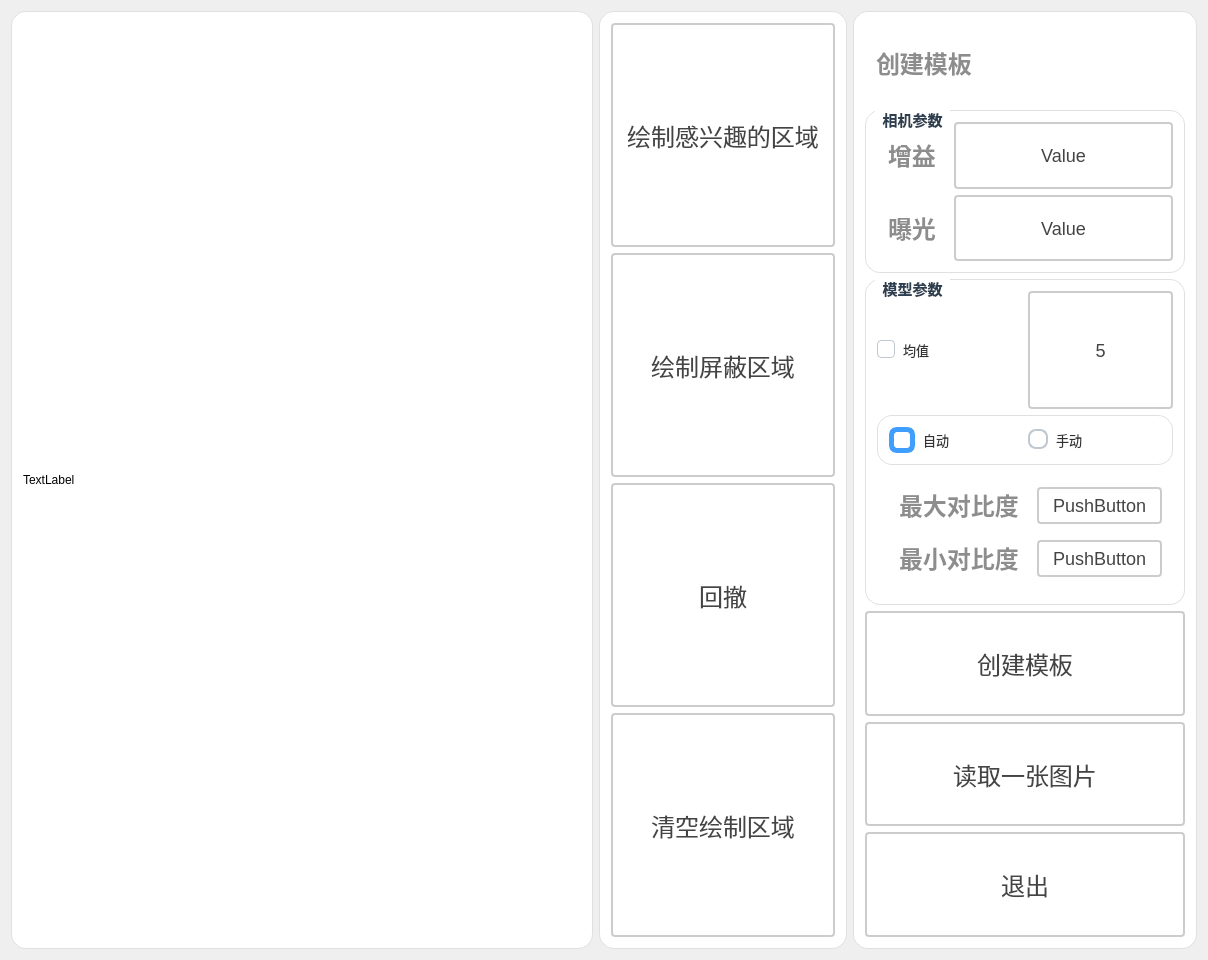
<?xml version="1.0" encoding="UTF-8"?>
<ui version="4.0">
 <class>Dlg_createshapemodelClass</class>
 <widget class="QDialog" name="Dlg_createshapemodelClass">
  <property name="geometry">
   <rect>
    <x>0</x>
    <y>0</y>
    <width>1208</width>
    <height>960</height>
   </rect>
  </property>
  <property name="windowTitle">
   <string>Dlg_createshapemodel</string>
  </property>
  <layout class="QGridLayout" name="gridLayout_5">
   <item row="0" column="0">
    <layout class="QHBoxLayout" name="horizontalLayout_16" stretch="3,1,1">
     <item>
      <widget class="QGroupBox" name="gBoix_ImageDisplay_2">
       <property name="styleSheet">
        <string notr="true">QGroupBox {
    font-size: 20px;
    font-weight: bold;
    background-color: rgb(255, 255, 255);
    border: 1px solid #e0e0e0;
    border-radius: 2px;
	border-radius: 15px
}

QGroupBox::title {
    subcontrol-origin: margin;
    left: 10px;
    padding: 0 5px;
    color: #2c3e50;
}</string>
       </property>
       <property name="title">
        <string/>
       </property>
       <layout class="QGridLayout" name="gridLayout_2">
        <item row="0" column="0">
         <widget class="QLabel" name="label_imgDisplay">
          <property name="sizePolicy">
           <sizepolicy hsizetype="Expanding" vsizetype="Expanding">
            <horstretch>0</horstretch>
            <verstretch>0</verstretch>
           </sizepolicy>
          </property>
          <property name="maximumSize">
           <size>
            <width>999</width>
            <height>999</height>
           </size>
          </property>
          <property name="text">
           <string>TextLabel</string>
          </property>
         </widget>
        </item>
       </layout>
      </widget>
     </item>
     <item>
      <widget class="QGroupBox" name="groupBox_3">
       <property name="styleSheet">
        <string notr="true">QGroupBox {
    font-size: 15px;
    font-weight: bold;
    background-color: rgb(255, 255, 255);
    border: 1px solid #e0e0e0;
    border-radius: 2px;
	border-radius: 15px
}

QGroupBox::title {
    subcontrol-origin: margin;
    left: 10px;
    padding: 0 5px;
    color: #2c3e50;
}</string>
       </property>
       <property name="title">
        <string/>
       </property>
       <layout class="QGridLayout" name="gridLayout_8">
        <item row="0" column="0">
         <layout class="QVBoxLayout" name="verticalLayout_7" stretch="3">
          <item>
           <layout class="QVBoxLayout" name="verticalLayout_3" stretch="1,1,1,1">
            <item>
             <widget class="QPushButton" name="btn_paintRegion">
              <property name="sizePolicy">
               <sizepolicy hsizetype="Expanding" vsizetype="Expanding">
                <horstretch>0</horstretch>
                <verstretch>0</verstretch>
               </sizepolicy>
              </property>
              <property name="styleSheet">
               <string notr="true">QPushButton {
    padding: 6px 14px;
    border: 2px solid #CCC;
    border-radius: 4px;
    background-color: white;
    color: #444;
    font-size: 24px; 
}

QPushButton:hover {
    border-color: #999;
    background-color: #F5F5F5;
}

QPushButton:pressed {
    border-color: #777;
    background-color: #EEE;
}</string>
              </property>
              <property name="text">
               <string>绘制感兴趣的区域</string>
              </property>
             </widget>
            </item>
            <item>
             <widget class="QPushButton" name="btn_shiledRegion">
              <property name="sizePolicy">
               <sizepolicy hsizetype="Expanding" vsizetype="Expanding">
                <horstretch>0</horstretch>
                <verstretch>0</verstretch>
               </sizepolicy>
              </property>
              <property name="styleSheet">
               <string notr="true">QPushButton {
    padding: 6px 14px;
    border: 2px solid #CCC;
    border-radius: 4px;
    background-color: white;
    color: #444;
    font-size: 24px; 
}

QPushButton:hover {
    border-color: #999;
    background-color: #F5F5F5;
}

QPushButton:pressed {
    border-color: #777;
    background-color: #EEE;
}</string>
              </property>
              <property name="text">
               <string>绘制屏蔽区域</string>
              </property>
             </widget>
            </item>
            <item>
             <widget class="QPushButton" name="btn_clearRegion2">
              <property name="sizePolicy">
               <sizepolicy hsizetype="Expanding" vsizetype="Expanding">
                <horstretch>0</horstretch>
                <verstretch>0</verstretch>
               </sizepolicy>
              </property>
              <property name="styleSheet">
               <string notr="true">QPushButton {
    padding: 6px 14px;
    border: 2px solid #CCC;
    border-radius: 4px;
    background-color: white;
    color: #444;
    font-size: 24px; 
}

QPushButton:hover {
    border-color: #999;
    background-color: #F5F5F5;
}

QPushButton:pressed {
    border-color: #777;
    background-color: #EEE;
}</string>
              </property>
              <property name="text">
               <string>回撤</string>
              </property>
             </widget>
            </item>
            <item>
             <widget class="QPushButton" name="btn_clearRegion">
              <property name="sizePolicy">
               <sizepolicy hsizetype="Expanding" vsizetype="Expanding">
                <horstretch>0</horstretch>
                <verstretch>0</verstretch>
               </sizepolicy>
              </property>
              <property name="styleSheet">
               <string notr="true">QPushButton {
    padding: 6px 14px;
    border: 2px solid #CCC;
    border-radius: 4px;
    background-color: white;
    color: #444;
    font-size: 24px; 
}

QPushButton:hover {
    border-color: #999;
    background-color: #F5F5F5;
}

QPushButton:pressed {
    border-color: #777;
    background-color: #EEE;
}</string>
              </property>
              <property name="text">
               <string>清空绘制区域</string>
              </property>
             </widget>
            </item>
           </layout>
          </item>
         </layout>
        </item>
       </layout>
      </widget>
     </item>
     <item>
      <widget class="QGroupBox" name="gBox_infor_2">
       <property name="styleSheet">
        <string notr="true">QGroupBox {
    font-size: 15px;
    font-weight: bold;
    background-color: rgb(255, 255, 255);
    border: 1px solid #e0e0e0;
    border-radius: 2px;
	border-radius: 15px
}

QGroupBox::title {
    subcontrol-origin: margin;
    left: 10px;
    padding: 0 5px;
    color: #2c3e50;
}</string>
       </property>
       <property name="title">
        <string/>
       </property>
       <layout class="QGridLayout" name="gridLayout_4">
        <item row="0" column="0">
         <layout class="QVBoxLayout" name="verticalLayout_6" stretch="1,2,4,4">
          <item>
           <widget class="QLabel" name="label_10">
            <property name="styleSheet">
             <string notr="true">QLabel {
       font-size: 24px;        
       font-weight: bold;        
       color:  rgb(141, 141, 141);       
       padding: 5px 5px;     
       border-bottom: 2px solid #cccccc; 
    }</string>
            </property>
            <property name="text">
             <string>创建模板</string>
            </property>
            <property name="alignment">
             <set>Qt::AlignmentFlag::AlignLeading|Qt::AlignmentFlag::AlignLeft|Qt::AlignmentFlag::AlignVCenter</set>
            </property>
           </widget>
          </item>
          <item>
           <widget class="QGroupBox" name="groupBox">
            <property name="title">
             <string>相机参数</string>
            </property>
            <layout class="QVBoxLayout" name="verticalLayout">
             <item>
              <layout class="QHBoxLayout" name="horizontalLayout_13">
               <item>
                <widget class="QLabel" name="label_7">
                 <property name="styleSheet">
                  <string notr="true">QLabel {
       font-size: 24px;        
       font-weight: bold;        
       color:  rgb(141, 141, 141);       
       padding: 5px 5px;     
       border-bottom: 2px solid #cccccc; 
    }</string>
                 </property>
                 <property name="text">
                  <string>增益</string>
                 </property>
                 <property name="alignment">
                  <set>Qt::AlignmentFlag::AlignLeading|Qt::AlignmentFlag::AlignLeft|Qt::AlignmentFlag::AlignVCenter</set>
                 </property>
                </widget>
               </item>
               <item>
                <widget class="QPushButton" name="btn_zengyi">
                 <property name="sizePolicy">
                  <sizepolicy hsizetype="Expanding" vsizetype="Expanding">
                   <horstretch>0</horstretch>
                   <verstretch>0</verstretch>
                  </sizepolicy>
                 </property>
                 <property name="styleSheet">
                  <string notr="true">QPushButton {
    padding: 6px 14px;
    border: 2px solid #CCC;
    border-radius: 4px;
    background-color: white;
    color: #444;
    font-size: 18px; 
}

QPushButton:hover {
    border-color: #999;
    background-color: #F5F5F5;
}

QPushButton:pressed {
    border-color: #777;
    background-color: #EEE;
}</string>
                 </property>
                 <property name="text">
                  <string>Value</string>
                 </property>
                </widget>
               </item>
              </layout>
             </item>
             <item>
              <layout class="QHBoxLayout" name="horizontalLayout_15">
               <item>
                <widget class="QLabel" name="label_9">
                 <property name="styleSheet">
                  <string notr="true">QLabel {
       font-size: 24px;        
       font-weight: bold;        
       color:  rgb(141, 141, 141);       
       padding: 5px 5px;     
       border-bottom: 2px solid #cccccc; 
    }</string>
                 </property>
                 <property name="text">
                  <string>曝光</string>
                 </property>
                 <property name="alignment">
                  <set>Qt::AlignmentFlag::AlignLeading|Qt::AlignmentFlag::AlignLeft|Qt::AlignmentFlag::AlignVCenter</set>
                 </property>
                </widget>
               </item>
               <item>
                <widget class="QPushButton" name="btn_baoguang">
                 <property name="sizePolicy">
                  <sizepolicy hsizetype="Expanding" vsizetype="Expanding">
                   <horstretch>0</horstretch>
                   <verstretch>0</verstretch>
                  </sizepolicy>
                 </property>
                 <property name="styleSheet">
                  <string notr="true">QPushButton {
    padding: 6px 14px;
    border: 2px solid #CCC;
    border-radius: 4px;
    background-color: white;
    color: #444;
    font-size: 18px; 
}

QPushButton:hover {
    border-color: #999;
    background-color: #F5F5F5;
}

QPushButton:pressed {
    border-color: #777;
    background-color: #EEE;
}</string>
                 </property>
                 <property name="text">
                  <string>Value</string>
                 </property>
                </widget>
               </item>
              </layout>
             </item>
            </layout>
           </widget>
          </item>
          <item>
           <widget class="QGroupBox" name="groupBox_2">
            <property name="title">
             <string>模型参数</string>
            </property>
            <layout class="QGridLayout" name="gridLayout_3">
             <item row="0" column="0">
              <layout class="QVBoxLayout" name="verticalLayout_9">
               <item>
                <layout class="QVBoxLayout" name="verticalLayout_5">
                 <item>
                  <layout class="QHBoxLayout" name="horizontalLayout_4" stretch="1,1">
                   <item>
                    <widget class="QCheckBox" name="ckb_mean">
                     <property name="styleSheet">
                      <string notr="true">QCheckBox {
    spacing: 8px;
    color: #333333;
    font-size: 13px;
    background: transparent;
}

QCheckBox::indicator {
    width: 16px;
    height: 16px;
    border: 1px solid #BFC7D1;
    border-radius: 4px;
    background: #FFFFFF;
}

QCheckBox::indicator:hover {
    border: 1px solid #409EFF;
    background: #F7FAFF;
}

QCheckBox::indicator:checked {
    border: 1px solid #409EFF;
    background: #409EFF;
}

QCheckBox::indicator:checked:hover {
    border: 1px solid #337ECC;
    background: #337ECC;
}

QCheckBox::indicator:disabled {
    border: 1px solid #D5DBE3;
    background: #F3F5F7;
}

QCheckBox:disabled {
    color: #A8B0B8;
}</string>
                     </property>
                     <property name="text">
                      <string>均值</string>
                     </property>
                    </widget>
                   </item>
                   <item>
                    <widget class="QPushButton" name="btn_mean">
                     <property name="sizePolicy">
                      <sizepolicy hsizetype="Expanding" vsizetype="Expanding">
                       <horstretch>0</horstretch>
                       <verstretch>0</verstretch>
                      </sizepolicy>
                     </property>
                     <property name="styleSheet">
                      <string notr="true">QPushButton {
    padding: 6px 14px;
    border: 2px solid #CCC;
    border-radius: 4px;
    background-color: white;
    color: #444;
    font-size: 18px; 
}

QPushButton:hover {
    border-color: #999;
    background-color: #F5F5F5;
}

QPushButton:pressed {
    border-color: #777;
    background-color: #EEE;
}</string>
                     </property>
                     <property name="text">
                      <string>5</string>
                     </property>
                    </widget>
                   </item>
                  </layout>
                 </item>
                </layout>
               </item>
               <item>
                <widget class="QGroupBox" name="groupBox_6">
                 <property name="styleSheet">
                  <string notr="true">QGroupBox {
    font-size: 15px;
    font-weight: bold;
    background-color: rgb(255, 255, 255);
    border: 1px solid #e0e0e0;
    border-radius: 2px;
	border-radius: 15px
}

QGroupBox::title {
    subcontrol-origin: margin;
    left: 10px;
    padding: 0 5px;
    color: #2c3e50;
}</string>
                 </property>
                 <property name="title">
                  <string/>
                 </property>
                 <layout class="QGridLayout" name="gridLayout_9">
                  <item row="0" column="0">
                   <layout class="QHBoxLayout" name="horizontalLayout_10">
                    <item>
                     <widget class="QRadioButton" name="rbtn_auto">
                      <property name="styleSheet">
                       <string notr="true">QRadioButton {
    spacing: 8px;
    color: #333333;
    font-size: 13px;
    background: transparent;
}

QRadioButton::indicator {
    width: 16px;
    height: 16px;
    border: 2px solid #BFC7D1;
    border-radius: 8px;
    background: #FFFFFF;
}

QRadioButton::indicator:hover {
    border-color: #409EFF;
}

QRadioButton::indicator:checked {
    border: 5px solid #409EFF;
    background: #FFFFFF;
}

QRadioButton:disabled {
    color: #A8B0B8;
}

QRadioButton::indicator:disabled {
    border-color: #D5DBE3;
    background: #F3F5F7;
}</string>
                      </property>
                      <property name="text">
                       <string>自动</string>
                      </property>
                      <property name="checked">
                       <bool>true</bool>
                      </property>
                     </widget>
                    </item>
                    <item>
                     <widget class="QRadioButton" name="rbtn_manual">
                      <property name="styleSheet">
                       <string notr="true">QRadioButton {
    spacing: 8px;
    color: #333333;
    font-size: 13px;
    background: transparent;
}

QRadioButton::indicator {
    width: 16px;
    height: 16px;
    border: 2px solid #BFC7D1;
    border-radius: 8px;
    background: #FFFFFF;
}

QRadioButton::indicator:hover {
    border-color: #409EFF;
}

QRadioButton::indicator:checked {
    border: 5px solid #409EFF;
    background: #FFFFFF;
}

QRadioButton:disabled {
    color: #A8B0B8;
}

QRadioButton::indicator:disabled {
    border-color: #D5DBE3;
    background: #F3F5F7;
}</string>
                      </property>
                      <property name="text">
                       <string>手动 </string>
                      </property>
                     </widget>
                    </item>
                   </layout>
                  </item>
                 </layout>
                </widget>
               </item>
               <item>
                <widget class="QWidget" name="widget_contrastHide" native="true">
                 <layout class="QGridLayout" name="gridLayout_10">
                  <item row="0" column="0">
                   <layout class="QHBoxLayout" name="horizontalLayout_11" stretch="2">
                    <item>
                     <layout class="QVBoxLayout" name="verticalLayout_8" stretch="0,0">
                      <item>
                       <layout class="QHBoxLayout" name="horizontalLayout_14" stretch="1,1">
                        <item>
                         <widget class="QLabel" name="label_4">
                          <property name="styleSheet">
                           <string notr="true">QLabel {
       font-size: 24px;        
       font-weight: bold;        
       color:  rgb(141, 141, 141);       
       padding: 5px 5px;     
       border-bottom: 2px solid #cccccc; 
    }</string>
                          </property>
                          <property name="text">
                           <string>最大对比度</string>
                          </property>
                         </widget>
                        </item>
                        <item>
                         <widget class="QPushButton" name="btn_maxcontrast">
                          <property name="styleSheet">
                           <string notr="true">QPushButton {
    padding: 6px 14px;
    border: 2px solid #CCC;
    border-radius: 4px;
    background-color: white;
    color: #444;
    font-size: 18px; 
}

QPushButton:hover {
    border-color: #999;
    background-color: #F5F5F5;
}

QPushButton:pressed {
    border-color: #777;
    background-color: #EEE;
}</string>
                          </property>
                          <property name="text">
                           <string>PushButton</string>
                          </property>
                         </widget>
                        </item>
                       </layout>
                      </item>
                      <item>
                       <layout class="QHBoxLayout" name="horizontalLayout_17" stretch="1,1">
                        <item>
                         <widget class="QLabel" name="label_11">
                          <property name="styleSheet">
                           <string notr="true">QLabel {
       font-size: 24px;        
       font-weight: bold;        
       color:  rgb(141, 141, 141);       
       padding: 5px 5px;     
       border-bottom: 2px solid #cccccc; 
    }</string>
                          </property>
                          <property name="text">
                           <string>最小对比度</string>
                          </property>
                         </widget>
                        </item>
                        <item>
                         <widget class="QPushButton" name="btn_mincontrast">
                          <property name="styleSheet">
                           <string notr="true">QPushButton {
    padding: 6px 14px;
    border: 2px solid #CCC;
    border-radius: 4px;
    background-color: white;
    color: #444;
    font-size: 18px; 
}

QPushButton:hover {
    border-color: #999;
    background-color: #F5F5F5;
}

QPushButton:pressed {
    border-color: #777;
    background-color: #EEE;
}</string>
                          </property>
                          <property name="text">
                           <string>PushButton</string>
                          </property>
                         </widget>
                        </item>
                       </layout>
                      </item>
                     </layout>
                    </item>
                   </layout>
                  </item>
                 </layout>
                </widget>
               </item>
              </layout>
             </item>
            </layout>
           </widget>
          </item>
          <item>
           <layout class="QVBoxLayout" name="verticalLayout_4">
            <item>
             <widget class="QPushButton" name="btn_createShapeModel">
              <property name="sizePolicy">
               <sizepolicy hsizetype="Expanding" vsizetype="Expanding">
                <horstretch>0</horstretch>
                <verstretch>0</verstretch>
               </sizepolicy>
              </property>
              <property name="styleSheet">
               <string notr="true">QPushButton {
    padding: 6px 14px;
    border: 2px solid #CCC;
    border-radius: 4px;
    background-color: white;
    color: #444;
    font-size: 24px; 
}

QPushButton:hover {
    border-color: #999;
    background-color: #F5F5F5;
}

QPushButton:pressed {
    border-color: #777;
    background-color: #EEE;
}</string>
              </property>
              <property name="text">
               <string>创建模板</string>
              </property>
             </widget>
            </item>
            <item>
             <widget class="QPushButton" name="btn_readImage">
              <property name="sizePolicy">
               <sizepolicy hsizetype="Expanding" vsizetype="Expanding">
                <horstretch>0</horstretch>
                <verstretch>0</verstretch>
               </sizepolicy>
              </property>
              <property name="styleSheet">
               <string notr="true">QPushButton {
    padding: 6px 14px;
    border: 2px solid #CCC;
    border-radius: 4px;
    background-color: white;
    color: #444;
    font-size: 24px; 
}

QPushButton:hover {
    border-color: #999;
    background-color: #F5F5F5;
}

QPushButton:pressed {
    border-color: #777;
    background-color: #EEE;
}</string>
              </property>
              <property name="text">
               <string>读取一张图片</string>
              </property>
             </widget>
            </item>
            <item>
             <widget class="QPushButton" name="btn_exit">
              <property name="sizePolicy">
               <sizepolicy hsizetype="Expanding" vsizetype="Expanding">
                <horstretch>0</horstretch>
                <verstretch>0</verstretch>
               </sizepolicy>
              </property>
              <property name="styleSheet">
               <string notr="true">QPushButton {
    padding: 6px 14px;
    border: 2px solid #CCC;
    border-radius: 4px;
    background-color: white;
    color: #444;
    font-size: 24px; 
}

QPushButton:hover {
    border-color: #999;
    background-color: #F5F5F5;
}

QPushButton:pressed {
    border-color: #777;
    background-color: #EEE;
}</string>
              </property>
              <property name="text">
               <string>退出</string>
              </property>
             </widget>
            </item>
           </layout>
          </item>
         </layout>
        </item>
       </layout>
      </widget>
     </item>
    </layout>
   </item>
  </layout>
 </widget>
 <layoutdefault spacing="6" margin="11"/>
 <resources>
  <include location="../qrc/QiXinShiJinDanXiangJi.qrc"/>
 </resources>
 <connections/>
</ui>
